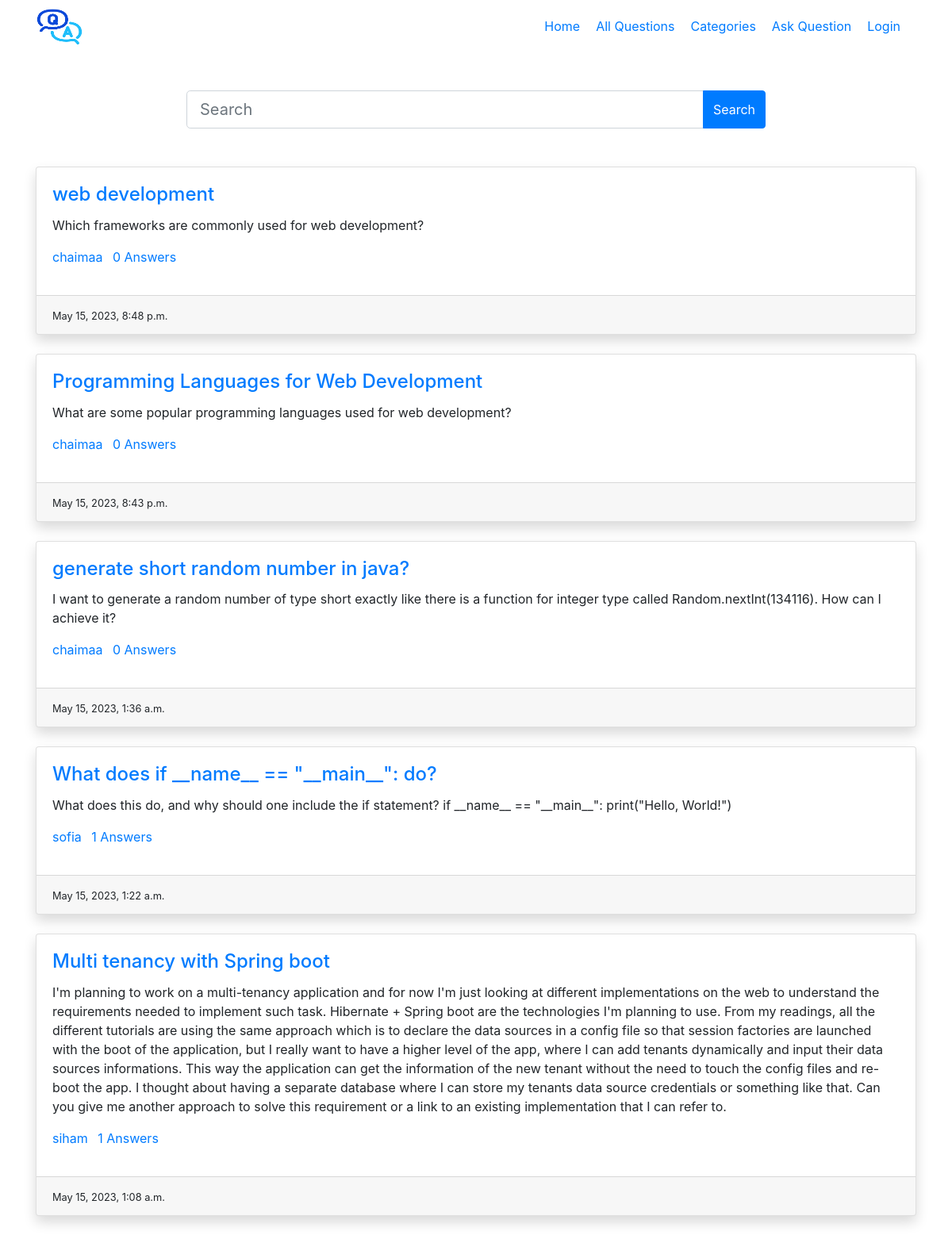
Screenshot of /all_questions with the database file from the repository.
### main/models.py (models this page shows, shortened)
class Question(models.Model):
    user=models.ForeignKey(CustomUser,on_delete=models.CASCADE)
    title=models.CharField(max_length=300)
    detail=models.TextField()
    tags=models.TextField(default='')
    add_time=models.DateTimeField(auto_now_add=True)

class CustomUser(AbstractUser):
    bio=models.TextField()
    location=models.CharField(max_length=200)

### main/views.py (the view)
# urls.py: path('all_questions',views.all_questions,name='all-questions'),
def all_questions(request):
    if 'q' in request.GET:
        q=request.GET['q']
        quests=Question.objects.annotate(total_comments=Count('answer__comment')).filter(title__icontains=q).order_by('-id')
    else:
        quests=Question.objects.annotate(total_comments=Count('answer__comment')).all().order_by('-id')
    paginator=Paginator(quests,10)
    page_num=request.GET.get('page',1)
    quests=paginator.page(page_num)
    return render(request,'all-questions.html',{'quests':quests})

### main/templates/all-questions.html (shortened to what this page needs)
{% extends 'base.html' %}
{% load static %}
{% block content %}
    <div class="container py-5">
        <div class="row">
            <div class="col-md-8 offset-2">
                <form>
                    <div class="input-group">
                        <input type="text" name="q" class="form-control form-control-lg" placeholder="Search" />
                        <div class="input-group-append">
                            <button class="btn btn-primary">Search</button>
                        </div>
                    </div>
                </form>
            </div>
        </div>
    </div>
    <div class="container">
        {% for quest in quests %}
        <div class="card mb-4 shadow">
            <div class="card-body">
                <h4 class="card-title"><a href="/detail/{{quest.id}}">{{quest.title}}</a></h4>
                <p class="card-text">{{quest.detail}}</p>
                <p>
                    <a href="#" class="mr-2">{{quest.user.username}}</a>
                    <a href="#" class="mr-2">{{quest.answer_set.count}} Answers</a>
                </p>
            </div>
            <div class="card-footer">
                <small>{{quest.add_time}}</small>
            </div>
        </div>
        {% endfor %}
    </div>
    {% endblock %}

### main/templates/base.html (shortened to what this page needs)
{% load static %}
<!DOCTYPE html>
<html lang="en">
<head>
    <link rel="stylesheet" href="{% static 'animate.min.css' %}" />
    <link rel="stylesheet" href="{% static 'bootstrap.min.css' %}" />
    <link rel="stylesheet" href="{% static 'fa4/css/font-awesome.min.css' %}" />
</head>
<body>
    <nav class="navbar navbar-expand-lg navbar-dark bg-white">
        <div class="container">
          <div class="logo">
            <a href="{% url 'home' %}"><img src="{% static 'Q_A.png' %}" width="60" height="50"></a>
           </div>
            <div class="collapse navbar-collapse" id="navbarNav">
                <ul class="navbar-nav ml-auto">
                    <li style="padding-right: 20px;">
                        <a  href="{% url 'home' %}">Home</a>
                    </li>
                    <li style="padding-right: 20px;">
                        <a  href="{% url 'all-questions' %}">All Questions</a>
                    </li>
                    <li style="padding-right: 20px;">
                        <a  href="/tags">Categories</a>
                    </li>
                    <li style="padding-right: 20px;">
                        <a href="/ask-question">Ask Question</a>
                    </li>
                    {% if user.is_authenticated %}
                    <li style="padding-right: 20px;">
                        <a href="{% url 'logout' %}">Logout</a>
                    </li>
                    {% else %}
                    <li style="padding-right: 20px;">
                        <a href="/accounts/login">Login</a>
                    </li>
                    {% endif %}
                </ul>
            </div>
        </div>
    </nav>
    {% block content %}
    {% endblock %}
</body>
</html>

### rows the page displays
Question: title "web development", detail "Which frameworks are commonly used for web development?", user.username "chaimaa", answer_set.count "0", add_time "May 15, 2023, 8:48 p.m."
Question: title "Programming Languages for Web Development", detail "What are some popular programming languages used for web development?", user.username "chaimaa", answer_set.count "0", add_time "May 15, 2023, 8:43 p.m."
Question: title "generate short random number in java?", detail "I want to generate a random number of type short exactly like there is a function for integer type called Random.nextInt(134116). How can I achieve it?", user.username "chaimaa", answer_set.count "0", add_time "May 15, 2023, 1:36 a.m."
Question: title "What does if __name__ == \"__main__\": do?", detail "What does this do, and why should one include the if statement? if __name__ == \"__main__\": print(\"Hello, World!\")", user.username "sofia", answer_set.count "1", add_time "May 15, 2023, 1:22 a.m."
Question: title "Multi tenancy with Spring boot", detail "I'm planning to work on a multi-tenancy application and for now I'm just looking at different implementations on the web to understand the requirements needed to implement such task. Hibernate + Spring boot are the technologies I'm planning to use. From my readings, all the different tutorials are using the same approach which is to declare the data sources in a config file so that session factories are launched with the boot of the application, but I really want to have a higher level of the app, where I can add tenants dynamically and input their data sources informations. This way the application can get the information of the new tenant without the need to touch the config files and…", user.username "siham", answer_set.count "1", add_time "May 15, 2023, 1:08 a.m."
